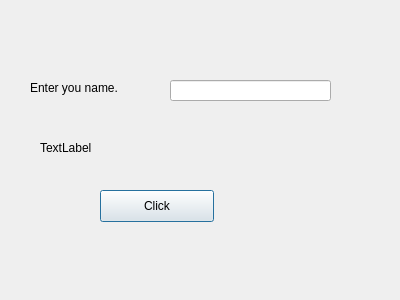
<?xml version="1.0" encoding="UTF-8"?>
<ui version="4.0">
 <class>Dialog</class>
 <widget class="QDialog" name="Dialog">
  <property name="geometry">
   <rect>
    <x>0</x>
    <y>0</y>
    <width>400</width>
    <height>300</height>
   </rect>
  </property>
  <property name="windowTitle">
   <string>Dialog</string>
  </property>
  <widget class="QLabel" name="labelResponse">
   <property name="geometry">
    <rect>
     <x>30</x>
     <y>80</y>
     <width>131</width>
     <height>16</height>
    </rect>
   </property>
   <property name="text">
    <string>Enter you name.</string>
   </property>
  </widget>
  <widget class="QLabel" name="label">
   <property name="geometry">
    <rect>
     <x>40</x>
     <y>140</y>
     <width>59</width>
     <height>16</height>
    </rect>
   </property>
   <property name="text">
    <string>TextLabel</string>
   </property>
  </widget>
  <widget class="QLineEdit" name="lineEditName">
   <property name="geometry">
    <rect>
     <x>170</x>
     <y>80</y>
     <width>161</width>
     <height>21</height>
    </rect>
   </property>
  </widget>
  <widget class="QPushButton" name="ButtonClickMe">
   <property name="geometry">
    <rect>
     <x>100</x>
     <y>190</y>
     <width>114</width>
     <height>32</height>
    </rect>
   </property>
   <property name="text">
    <string>Click</string>
   </property>
  </widget>
 </widget>
 <resources/>
 <connections/>
</ui>
